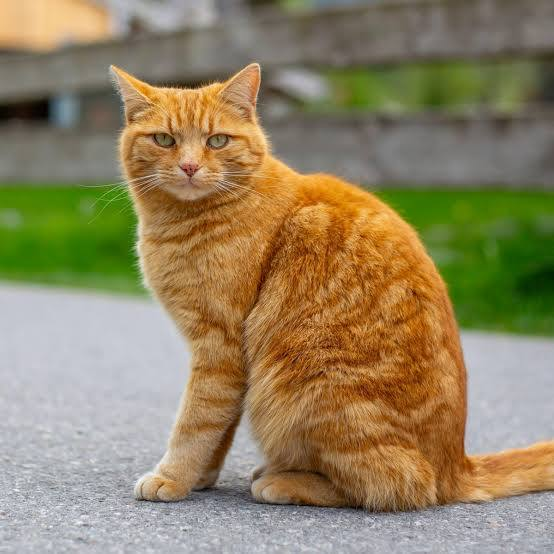
#> input picture Images/images.jpeg, 554 x 554 px
$ python histograms.py
#> lines starting #> are read from the running program, lines starting #| are printed output that depends on the picture; after the words box and inside, x2 and y2 are one past the last pixel; in counts of white or black regions, pixels touching at a corner belong together
import cv2 as cv
import matplotlib.pyplot as plt
import numpy as np
#note: histograms show the distribution of pixel intensities in an image
#      be it a color or greyscale image.
#      number of bins represent pixel intensities

img = cv.imread('Images/images.jpeg')
#> img is the input picture: shape (554, 554, 3); mean B, G, R 96.8, 131.2, 145.6
cv.imshow('Cat', img)

gray = cv.cvtColor(img, cv.COLOR_BGR2GRAY)
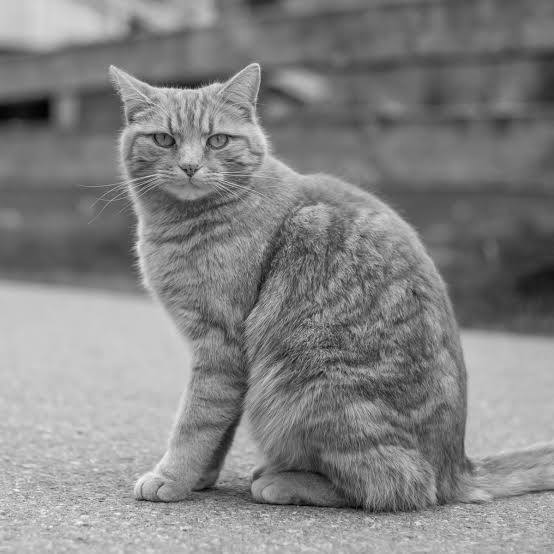
#> gray: shape (554, 554); min 1, max 254, mean 131.6
cv.imshow('Gray', gray)

#GRAYSCALE HISTOGRAM
#images are a list so we need to pass in a list of images, in this case just 'gray'
# number of channels - the index of the channel we are computing the histogram for
#                      in this case grayscale, so a list of 0
#                      mask - histogram for a specific portion
#                      histSize - number of bins in the histogram
#                      ranges - range of all possible pixel values
gray_hist = cv.calcHist([gray],[0], None, [256],[0,256])
#> gray_hist = 256 values, max 4342 at index 200, min 0 at index 0, mean 1198.9
plt.figure()
plt.title('Grayscale histogram')
plt.xlabel('Bins')
plt.ylabel('Number of pixels')
plt.plot(gray_hist)
plt.xlim([0,256])
plt.show()
#> figure, not shown here; curve peaks at x = 200, y = 4342

#HISTOGRAM WITH A MASK
blank = np.zeros(img.shape[:2], dtype='uint8')

circle=cv.circle(blank, (img.shape[1]//2, img.shape[0]//2), 100, 255, -1)
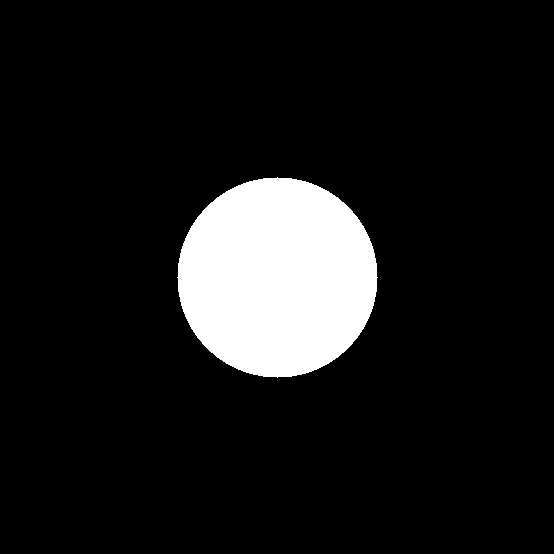
#> blank: shape (554, 554); 10.2% white; 1 white region, box (x1, y1, x2, y2) and area: (177, 177, 378, 378) 31417

mask = cv.bitwise_and(gray, gray, mask=circle)
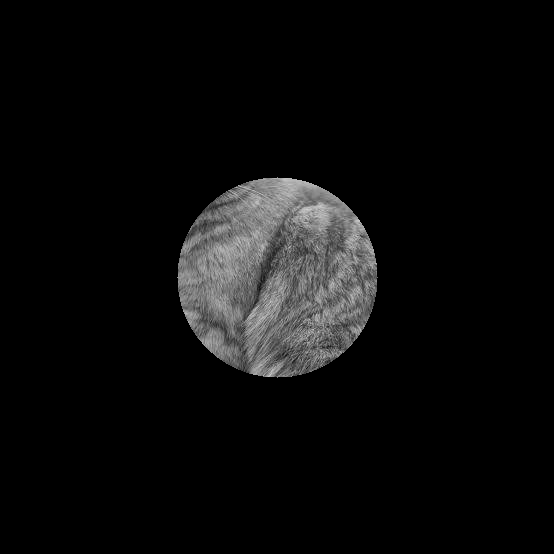
#> mask: shape (554, 554); min 0, max 209, mean 12.1
cv.imshow('Mask', mask)

gray_hist2 = cv.calcHist([gray],[0], mask, [256],[0,256])
#> gray_hist2 = 256 values, max 435 at index 121, min 0 at index 0, mean 122.7
plt.figure()
plt.title('Grayscale histogram')
plt.xlabel('Bins')
plt.ylabel('Number of pixels')
plt.plot(gray_hist2)
plt.xlim([0,256])
plt.show()
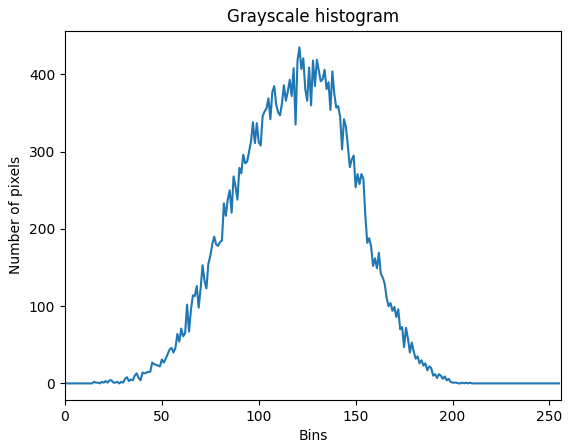
#> figure drawn by matplotlib, 1 panel; curve peaks at x = 121, y = 435


#COLOR HISTOGRAM
#the whole image
plt.figure()
plt.title('Color histogram')
plt.xlabel('Bins')
plt.ylabel('Number of pixels')
#define a tuple of colors
colors=('b','g','r')
for i, col in enumerate(colors):
    hist = cv.calcHist([img],[i], None, [256],[0,256])
    plt.plot(hist, color=col)
    plt.xlim([0,256])
plt.show()
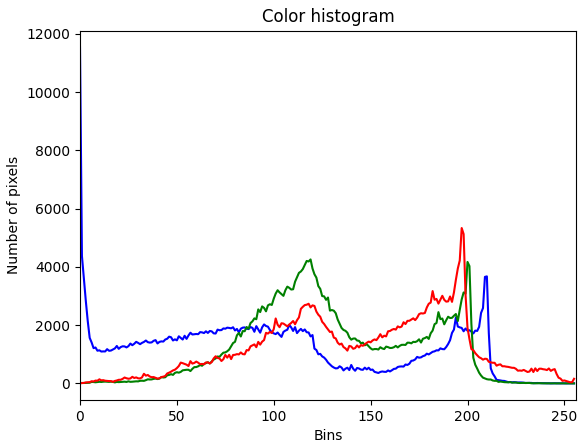
#> figure drawn by matplotlib, 1 panel; curve peaks at x = 0, y = 11539; curve peaks at x = 119, y = 4257; curve peaks at x = 197, y = 5336

#masked image
blank2 = np.zeros(img.shape[:2], dtype='uint8')
mask2=cv.circle(blank2, (img.shape[1]//2, img.shape[0]//2), 100, 255, -1)
masked = cv.bitwise_and(img, img, mask=mask2)
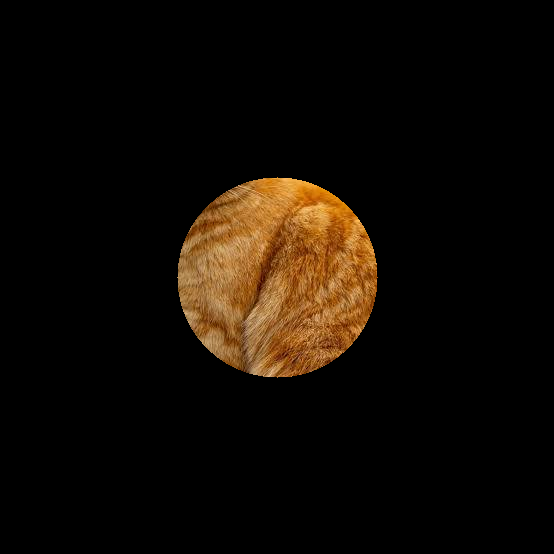
#> masked: shape (554, 554, 3); mean B, G, R 4.4, 11, 17.2
cv.imshow('Masked image', masked)

plt.figure()
plt.title('Color histogram')
plt.xlabel('Bins')
plt.ylabel('Number of pixels')
#define a tuple of colors
colors=('b','g','r')
for i, col in enumerate(colors):
    hist = cv.calcHist([img],[i], mask2, [256],[0,256])
    plt.plot(hist, color=col)
    plt.xlim([0,256])
plt.show()
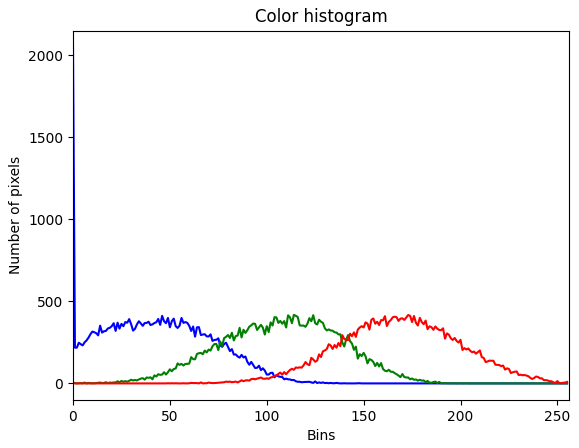
#> figure drawn by matplotlib, 1 panel; curve peaks at x = 0, y = 2049; curve peaks at x = 114, y = 418; curve peaks at x = 173, y = 417


cv.waitKey(0)

$ run again, with Images/group.jpg copied over Images/images.jpeg
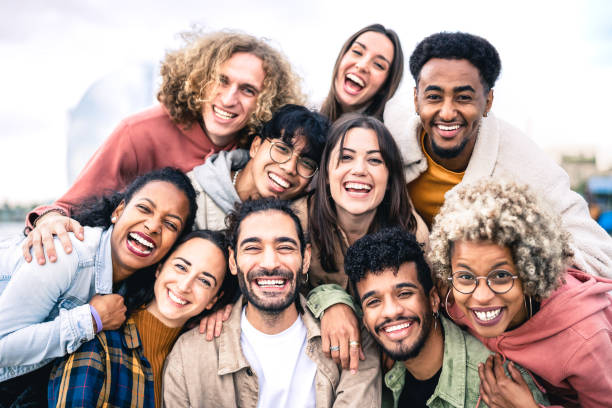
#> input picture Images/group.jpg, 612 x 408 px
#> img is the input picture: shape (408, 612, 3); mean B, G, R 156.2, 161.2, 181.9
#> gray_hist = 256 values, max 31410 at index 255, min 2 at index 0, mean 975.4
#> `circle=cv.circle(blank, (img.shape[1]//2, img.shape[0]//2), 100, 255, ..`:
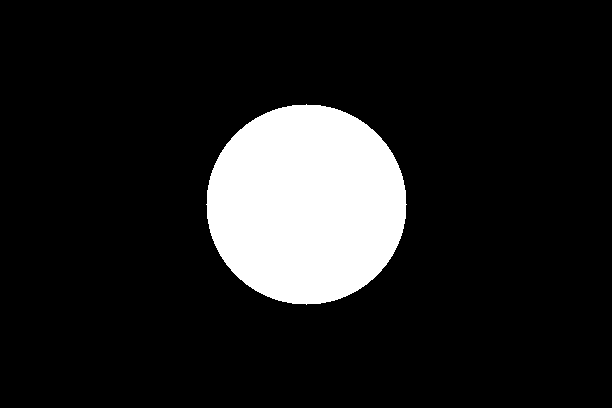
#> blank: shape (408, 612); 12.6% white; 1 white region, box (x1, y1, x2, y2) and area: (206, 104, 407, 305) 31417
#> gray_hist2 = 256 values, max 275 at index 22, min 0 at index 0, mean 122.7
#> `plt.show()`:
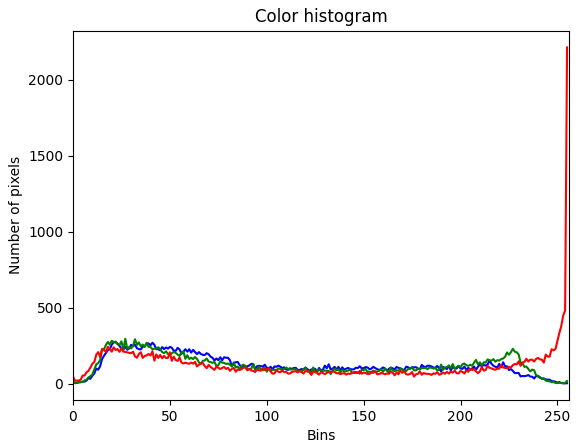
#> figure drawn by matplotlib, 1 panel; curve peaks at x = 21, y = 272; curve peaks at x = 27, y = 295; curve peaks at x = 255, y = 2214

$ run again, with Images/woman.jpg copied over Images/images.jpeg
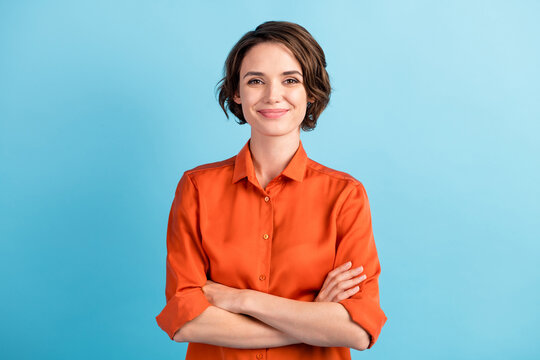
#> input picture Images/woman.jpg, 540 x 360 px
#> img is the input picture: shape (360, 540, 3); mean B, G, R 184.4, 177.9, 151.8
#> gray_hist = 256 values, max 5297 at index 209, min 0 at index 239, mean 759.4
#> `circle=cv.circle(blank, (img.shape[1]//2, img.shape[0]//2), 100, 255, ..`:
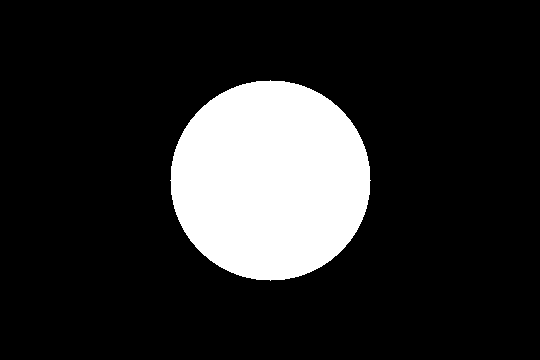
#> blank: shape (360, 540); 16.2% white; 1 white region, box (x1, y1, x2, y2) and area: (170, 80, 371, 281) 31417
#> gray_hist2 = 256 values, max 724 at index 206, min 0 at index 0, mean 122.7
#> `plt.show()`:
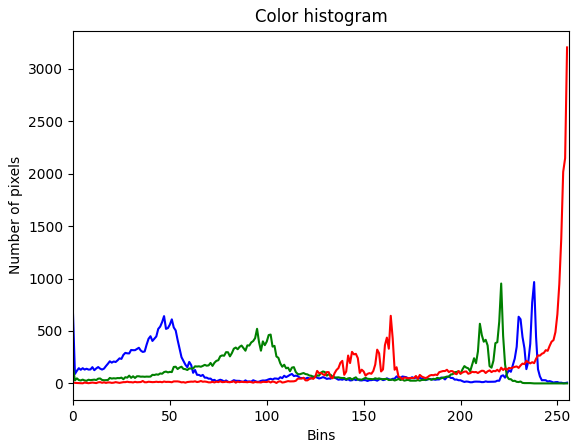
#> figure drawn by matplotlib, 1 panel; curve peaks at x = 238, y = 967; curve peaks at x = 221, y = 953; curve peaks at x = 255, y = 3206
